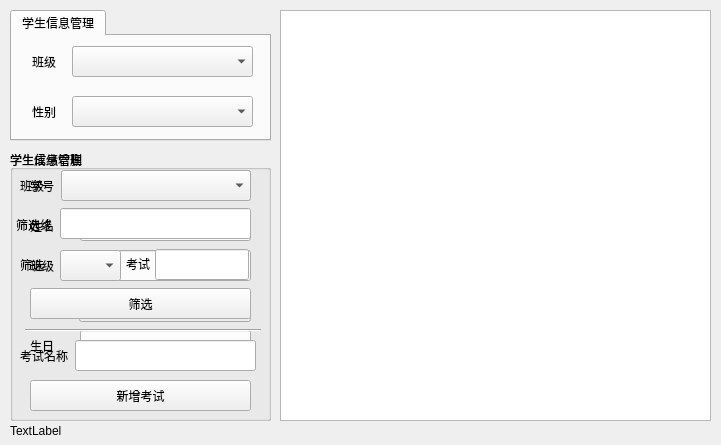
<?xml version="1.0" encoding="UTF-8"?>
<ui version="4.0">
 <class>ClassTeacherForm</class>
 <widget class="QDialog" name="ClassTeacherForm">
  <property name="geometry">
   <rect>
    <x>0</x>
    <y>0</y>
    <width>721</width>
    <height>445</height>
   </rect>
  </property>
  <property name="windowTitle">
   <string>班主任界面</string>
  </property>
  <widget class="QTableView" name="tableView">
   <property name="geometry">
    <rect>
     <x>280</x>
     <y>10</y>
     <width>431</width>
     <height>411</height>
    </rect>
   </property>
   <property name="cornerButtonEnabled">
    <bool>true</bool>
   </property>
  </widget>
  <widget class="QTabWidget" name="tabWidget">
   <property name="enabled">
    <bool>true</bool>
   </property>
   <property name="geometry">
    <rect>
     <x>10</x>
     <y>10</y>
     <width>261</width>
     <height>131</height>
    </rect>
   </property>
   <property name="currentIndex">
    <number>0</number>
   </property>
   <widget class="QWidget" name="tab">
    <attribute name="title">
     <string>学生信息管理</string>
    </attribute>
    <widget class="QComboBox" name="ClassBox_1">
     <property name="geometry">
      <rect>
       <x>60</x>
       <y>10</y>
       <width>181</width>
       <height>31</height>
      </rect>
     </property>
    </widget>
    <widget class="QLabel" name="label">
     <property name="geometry">
      <rect>
       <x>20</x>
       <y>10</y>
       <width>31</width>
       <height>31</height>
      </rect>
     </property>
     <property name="text">
      <string>班级</string>
     </property>
    </widget>
    <widget class="QLabel" name="label_2">
     <property name="geometry">
      <rect>
       <x>20</x>
       <y>60</y>
       <width>31</width>
       <height>31</height>
      </rect>
     </property>
     <property name="text">
      <string>性别</string>
     </property>
    </widget>
    <widget class="QComboBox" name="SexBox_1">
     <property name="geometry">
      <rect>
       <x>60</x>
       <y>60</y>
       <width>181</width>
       <height>31</height>
      </rect>
     </property>
     <item>
      <property name="text">
       <string/>
      </property>
     </item>
     <item>
      <property name="text">
       <string>男</string>
      </property>
     </item>
     <item>
      <property name="text">
       <string>女</string>
      </property>
     </item>
    </widget>
   </widget>
  </widget>
  <widget class="QGroupBox" name="ClassTeacherBox">
   <property name="geometry">
    <rect>
     <x>10</x>
     <y>150</y>
     <width>261</width>
     <height>271</height>
    </rect>
   </property>
   <property name="title">
    <string>学生信息增删</string>
   </property>
   <widget class="QLineEdit" name="StudentID">
    <property name="geometry">
     <rect>
      <x>70</x>
      <y>20</y>
      <width>171</width>
      <height>31</height>
     </rect>
    </property>
   </widget>
   <widget class="QLineEdit" name="StudentName">
    <property name="geometry">
     <rect>
      <x>70</x>
      <y>60</y>
      <width>171</width>
      <height>31</height>
     </rect>
    </property>
   </widget>
   <widget class="QLineEdit" name="StudentClass">
    <property name="geometry">
     <rect>
      <x>70</x>
      <y>100</y>
      <width>171</width>
      <height>31</height>
     </rect>
    </property>
   </widget>
   <widget class="QLabel" name="label_3">
    <property name="geometry">
     <rect>
      <x>20</x>
      <y>20</y>
      <width>31</width>
      <height>31</height>
     </rect>
    </property>
    <property name="text">
     <string>学号</string>
    </property>
   </widget>
   <widget class="QLabel" name="label_4">
    <property name="geometry">
     <rect>
      <x>20</x>
      <y>60</y>
      <width>31</width>
      <height>31</height>
     </rect>
    </property>
    <property name="text">
     <string>姓名</string>
    </property>
   </widget>
   <widget class="QLabel" name="label_5">
    <property name="geometry">
     <rect>
      <x>20</x>
      <y>100</y>
      <width>31</width>
      <height>31</height>
     </rect>
    </property>
    <property name="text">
     <string>班级</string>
    </property>
   </widget>
   <widget class="QLabel" name="label_6">
    <property name="geometry">
     <rect>
      <x>20</x>
      <y>140</y>
      <width>31</width>
      <height>31</height>
     </rect>
    </property>
    <property name="text">
     <string>性别</string>
    </property>
   </widget>
   <widget class="QLineEdit" name="StudentBirth">
    <property name="geometry">
     <rect>
      <x>70</x>
      <y>180</y>
      <width>171</width>
      <height>31</height>
     </rect>
    </property>
   </widget>
   <widget class="QLabel" name="label_7">
    <property name="geometry">
     <rect>
      <x>20</x>
      <y>180</y>
      <width>31</width>
      <height>31</height>
     </rect>
    </property>
    <property name="text">
     <string>生日</string>
    </property>
   </widget>
   <widget class="QPushButton" name="AddButton">
    <property name="geometry">
     <rect>
      <x>30</x>
      <y>230</y>
      <width>81</width>
      <height>21</height>
     </rect>
    </property>
    <property name="text">
     <string>新增</string>
    </property>
   </widget>
   <widget class="QPushButton" name="DeleteButton">
    <property name="geometry">
     <rect>
      <x>140</x>
      <y>230</y>
      <width>81</width>
      <height>21</height>
     </rect>
    </property>
    <property name="text">
     <string>删除</string>
    </property>
   </widget>
   <widget class="QComboBox" name="StudentSex">
    <property name="geometry">
     <rect>
      <x>69</x>
      <y>141</y>
      <width>172</width>
      <height>31</height>
     </rect>
    </property>
    <item>
     <property name="text">
      <string/>
     </property>
    </item>
    <item>
     <property name="text">
      <string>男</string>
     </property>
    </item>
    <item>
     <property name="text">
      <string>女</string>
     </property>
    </item>
   </widget>
  </widget>
  <widget class="QLabel" name="infoLabel">
   <property name="geometry">
    <rect>
     <x>10</x>
     <y>420</y>
     <width>701</width>
     <height>21</height>
    </rect>
   </property>
   <property name="text">
    <string>TextLabel</string>
   </property>
  </widget>
  <widget class="QGroupBox" name="SubjectTeacherBox">
   <property name="enabled">
    <bool>true</bool>
   </property>
   <property name="geometry">
    <rect>
     <x>10</x>
     <y>150</y>
     <width>261</width>
     <height>271</height>
    </rect>
   </property>
   <property name="title">
    <string>学生成绩管理</string>
   </property>
   <widget class="QPushButton" name="ChooseButton">
    <property name="geometry">
     <rect>
      <x>20</x>
      <y>138</y>
      <width>221</width>
      <height>31</height>
     </rect>
    </property>
    <property name="text">
     <string>筛选</string>
    </property>
   </widget>
   <widget class="QPushButton" name="AddButton_2">
    <property name="geometry">
     <rect>
      <x>20</x>
      <y>230</y>
      <width>221</width>
      <height>31</height>
     </rect>
    </property>
    <property name="text">
     <string>新增考试</string>
    </property>
   </widget>
   <widget class="QLineEdit" name="ChooseLine">
    <property name="geometry">
     <rect>
      <x>50</x>
      <y>58</y>
      <width>191</width>
      <height>31</height>
     </rect>
    </property>
   </widget>
   <widget class="QLineEdit" name="AddTest">
    <property name="geometry">
     <rect>
      <x>65</x>
      <y>190</y>
      <width>181</width>
      <height>31</height>
     </rect>
    </property>
   </widget>
   <widget class="QComboBox" name="ChooseBox">
    <property name="geometry">
     <rect>
      <x>50</x>
      <y>100</y>
      <width>61</width>
      <height>31</height>
     </rect>
    </property>
    <item>
     <property name="text">
      <string/>
     </property>
    </item>
    <item>
     <property name="text">
      <string>&lt;</string>
     </property>
    </item>
    <item>
     <property name="text">
      <string>&gt;=</string>
     </property>
    </item>
   </widget>
   <widget class="QLabel" name="label_8">
    <property name="geometry">
     <rect>
      <x>10</x>
      <y>20</y>
      <width>31</width>
      <height>31</height>
     </rect>
    </property>
    <property name="text">
     <string>班级</string>
    </property>
   </widget>
   <widget class="QComboBox" name="ClassBox_Score">
    <property name="geometry">
     <rect>
      <x>51</x>
      <y>20</y>
      <width>190</width>
      <height>31</height>
     </rect>
    </property>
   </widget>
   <widget class="QLabel" name="label_12">
    <property name="geometry">
     <rect>
      <x>6</x>
      <y>59</y>
      <width>41</width>
      <height>31</height>
     </rect>
    </property>
    <property name="text">
     <string>筛选线</string>
    </property>
   </widget>
   <widget class="QLabel" name="label_13">
    <property name="geometry">
     <rect>
      <x>10</x>
      <y>99</y>
      <width>41</width>
      <height>31</height>
     </rect>
    </property>
    <property name="text">
     <string>筛选</string>
    </property>
   </widget>
   <widget class="QLabel" name="label_14">
    <property name="geometry">
     <rect>
      <x>10</x>
      <y>190</y>
      <width>51</width>
      <height>31</height>
     </rect>
    </property>
    <property name="text">
     <string>考试名称</string>
    </property>
   </widget>
   <widget class="Line" name="line">
    <property name="geometry">
     <rect>
      <x>15</x>
      <y>172</y>
      <width>236</width>
      <height>16</height>
     </rect>
    </property>
    <property name="orientation">
     <enum>Qt::Horizontal</enum>
    </property>
   </widget>
   <widget class="QLabel" name="label_15">
    <property name="geometry">
     <rect>
      <x>116</x>
      <y>97</y>
      <width>41</width>
      <height>33</height>
     </rect>
    </property>
    <property name="text">
     <string>考试</string>
    </property>
   </widget>
   <widget class="QLineEdit" name="ChooseTest">
    <property name="geometry">
     <rect>
      <x>145</x>
      <y>99</y>
      <width>94</width>
      <height>31</height>
     </rect>
    </property>
   </widget>
  </widget>
 </widget>
 <resources/>
 <connections/>
</ui>
